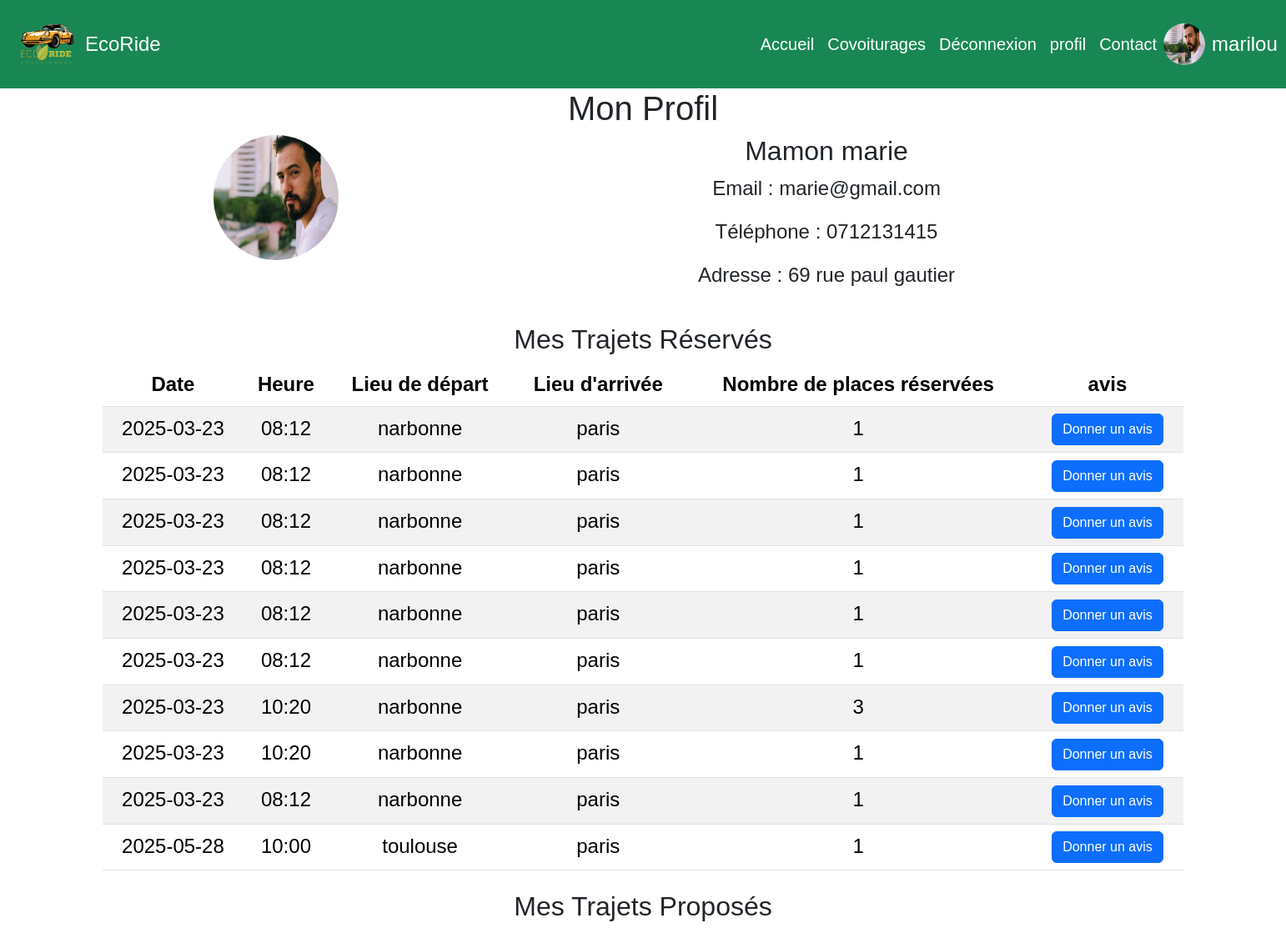
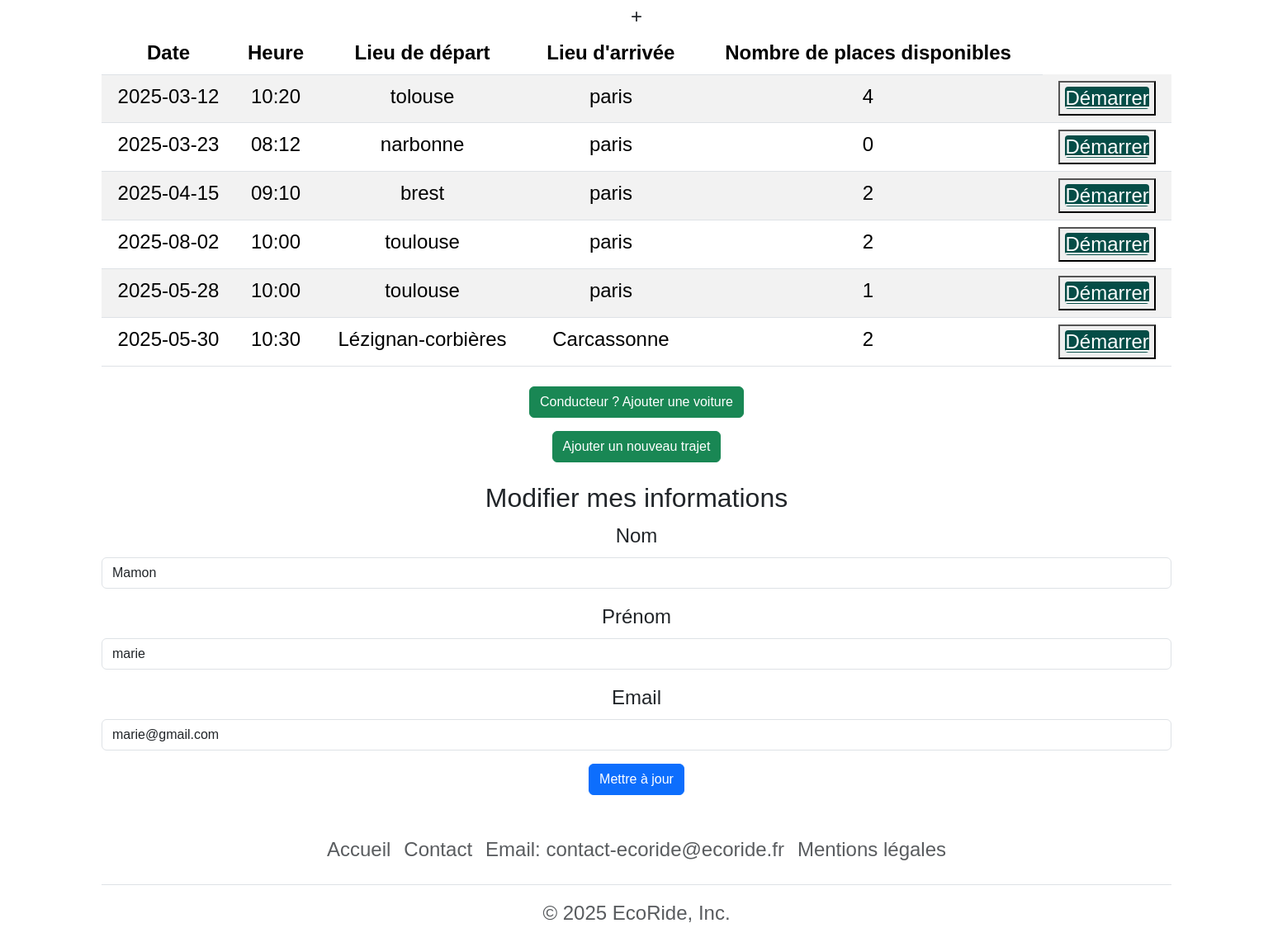
Screenshot of /profil.php (signed in) with the database file from the repository (2 pictures, top to bottom).
### tables this page shows
CREATE TABLE `covoiturage` (
  `Id_covoiturage` int(11) NOT NULL,
  `date_depart` date DEFAULT NULL,
  `heure_depart` varchar(50) DEFAULT NULL,
  `lieu_depart` varchar(50) DEFAULT NULL,
  `date_arrivee` date DEFAULT NULL,
  `heure_arrivee` varchar(50) DEFAULT NULL,
  `lieu_arrivee` varchar(50) DEFAULT NULL,
  `statut` varchar(50) DEFAULT NULL,
  `nb_place` int(11) DEFAULT NULL,
  `prix_personne` int(11) DEFAULT NULL,
  `Id_voiture` int(11) NOT NULL
);

### profil.php (the view, shortened to what this page needs)
<?php
include 'includes/connect.php';
include 'includes/header.php';
?>
<body>
    <h1>Mon Profil</h1>
    <div class="container">
        <div class="row">
            <div class="col-md-4">
                <img src="<?= $_SESSION['user']['photo'] ?>" alt="Photo de profil" class="img-fluid rounded-circle mb-3" style="width: 150px; height: 150px;">
            </div>
            <div class="col-md-8">
                <h2><?= $_SESSION['user']['nom'] ?> <?= $_SESSION['user']['prenom'] ?></h2>
                <p>Email : <?= $_SESSION['user']['email'] ?></p>
                <p>Téléphone : <?= $_SESSION['user']['telephone'] ?></p>
                <p>Adresse : <?= $_SESSION['user']['adresse'] ?></p>
            </div>
        </div>
    </div>
    <div class="container mt-4">
        <h2>Mes Trajets Réservés</h2>
        <table class="table table-striped">
            <thead>
                <tr>
                    <th>Date</th>
                    <th>Heure</th>
                    <th>Lieu de départ</th>
                    <th>Lieu d'arrivée</th>
                    <th>Nombre de places réservées </th>
                    <?php
                    $sql = "SELECT Id_role FROM role WHERE libelle = 'admin'";
                    $stmt = $conn->prepare($sql);
                    $stmt->execute();
                    $admin = $stmt->fetch(PDO::FETCH_ASSOC);
                    if ($admin) { ?>
                        <th> avis</th>
                    <?php } else { ?>
                        <a href="dashboard.php" class="btn btn-primary">accéder au dashboard </a>
                    <?php }
                    ?>
                </tr>
            </thead>
            <tbody>
                <?php
                $Id_utilisateur = $_SESSION['user']['Id_utilisateur'];
                $sql = "SELECT c.date_depart, c.heure_depart, c.lieu_depart, c.lieu_arrivee, r.places_reserves, c.Id_covoiturage, r.Id_utilisateur
                        FROM reservation AS r
                        JOIN covoiturage AS c ON r.Id_covoiturage = c.Id_covoiturage
                        WHERE r.Id_utilisateur = :Id_utilisateur";
                $stmt = $conn->prepare($sql);
                $stmt->bindValue(':Id_utilisateur', $Id_utilisateur);
                $stmt->execute();
                $reservations = $stmt->fetchAll(PDO::FETCH_ASSOC);
                foreach ($reservations as $reservation) { ?>
                    <tr>
                        <td><?= $reservation['date_depart'] ?> </td>
                        <td><?= $reservation['heure_depart'] ?> </td>
                        <td><?= $reservation['lieu_depart'] ?></td>
                        <td><?= $reservation['lieu_arrivee'] ?> </td>
                        <td><?= $reservation['places_reserves'] ?></td>
                        <td><a href="avis.php?Id_utilisateur=<?= $reservation['Id_utilisateur'] ?>" class="btn btn-primary">Donner un avis</a></td>
                    </tr>
                <?php }
                ?>
            </tbody>
        </table>
    </div>
    <div class=" container mt-4">
        <h2>Mes Trajets Proposés</h2>
        <table class="table table-striped">
            <thead>
                <tr>
                    <th>Date</th>
                    <th>Heure</th>
                    <th>Lieu de départ</th>
                    <th>Lieu d'arrivée</th>
                    <th>Nombre de places disponibles</th>
                </tr>
            </thead>
            <tbody>
                <?php
                $Id_utilisateur = $_SESSION['user']['Id_utilisateur'];
                $sql = "SELECT c.date_depart,c.heure_depart,c.lieu_depart,c.lieu_arrivee,c.nb_place,c.Id_covoiturage FROM covoiturage AS c
                    JOIN voiture v ON v.Id_marque = c.Id_voiture
                    JOIN utilisateur u ON u.Id_utilisateur = v.Id_utilisateur
                    WHERE u.Id_utilisateur = $Id_utilisateur";
                $stmt = $conn->prepare($sql);
                $stmt->execute();
                $trajets = $stmt->fetchAll(PDO::FETCH_ASSOC);
                foreach ($trajets as $trajet) { ?>
                    <tr>
                        <td> <?= $trajet['date_depart'] ?> </td>
                        <td> <?= $trajet['heure_depart'] ?> </td>
                        <td> <?= $trajet['lieu_depart'] ?> </td>
                        <td> <?= $trajet['lieu_arrivee'] ?> </td>
                        <td> <?= $trajet['nb_place'] ?> </td>
                        <td><button><a id="<?= $trajet['Id_covoiturage'] ?>" class="start_cov">Démarrer</a></button></td>
                    </tr>
                    <?php }
                    ?>+
            </tbody>
        </table>
    </div>
    <div class="container mt-4 display-flex justify-content-center align-items-center flex-wrap">
        <div>
            <h3>
                <a href="ajout_voiture.php" class="btn btn-success"> Conducteur ? Ajouter une voiture </a></p>
            </h3>
        </div>
        <div>
            <h3>
                <a href="ajout_covoiturage.php" class="btn btn-success"> Ajouter un nouveau trajet </a></p>
            </h3>
        </div>
    </div>
    <div class="container mt-4">
        <h2>Modifier mes informations</h2>
        <form action="modifier_profil.php" method="POST">
            <div class="mb-3">
                <label for="nom" class="form-label">Nom</label>
                <input type="text" class="form-control" id="nom" name="nom" value="<?= htmlspecialchars($_SESSION['user']['nom']) ?>" required>
            </div>
            <div class="mb-3">
                <label for="prenom" class="form-label">Prénom</label>
                <input type="text" class="form-control" id="prenom" name="prenom" value="<?= htmlspecialchars($_SESSION['user']['prenom']) ?>" required>
            </div>
            <div class="mb-3">
                <label for="email" class="form-label">Email</label>
                <input type="email" class="form-control" id="email" name="email" value="<?= htmlspecialchars($_SESSION['user']['email']) ?>" required>
            </div>
            <button type="submit" class="btn btn-primary">Mettre à jour</button>
        </form>
    </div>
</body>
</html>
<?php
require_once 'includes/footer.php';

### includes/header.php (shortened to what this page needs)
<!DOCTYPE html>
<html lang="fr">
<head>
    <link href="https://cdn.jsdelivr.net/npm/bootstrap@5.3.3/dist/css/bootstrap.min.css" rel="stylesheet">
    <link rel="stylesheet" href="https://cdn.jsdelivr.net/npm/bootstrap-icons@1.11.3/font/bootstrap-icons.min.css">
    <link rel="stylesheet" href="style.css">
</head>
<header class="navigation" id="navbar">
    <nav class="navbar navbar-expand-lg bg-success navbar-light">
        <div class="container-fluid bg">
            <a href="index.php"> <img src="images/logo.svg" alt="logo" width="90" height="90"></a>
            <a href="index.php" class="navbar-brand" href="index.php">EcoRide</a>
            <div class="collapse navbar-collapse" id="navbarTogglerDemo02">
                <ul class="navbar-nav me-auto mb-2 mb-lg-0">
                    <a class="nav-link" href="index.php">Accueil</a>
                    <li class="nav-item">
                        <a class="nav-link" href="recherche.php">Covoiturages</a>
                    </li>
                    <?php if (isset($_SESSION['user'])): ?>
                        <li class="nav-item">
                            <a class="nav-link" href="deconnexion.php">Déconnexion</a>
                        </li>
                    <?php else: ?>
                        <li class="nav-item">
                            <a class="nav-link" href="connexion.php">Connexion</a>
                        </li>
                    <?php endif; ?>
                    <?php if (isset($_SESSION['user'])): ?>
                        <li class="nav-item">
                            <a class="nav-link" href="profil.php">profil</a>
                        </li>
                    <?php else: ?>
                        <li class="nav-item">
                            <a class="nav-link" href="inscription.php">inscription</a>
                        </li>
                    <?php endif; ?>
                    <li class="nav-item">
                        <a class="nav-link" href="contact.php">Contact</a>
                    </li>
                </ul>
                <?php if (isset($_SESSION['user'])): ?>
                    <img src="<?= $_SESSION['user']['photo'] ?>" alt="Photo de profil" class="rounded-circle" width="50" height="50">
                    <span class="navbar-text text-white ms-2"><?= $_SESSION['user']['pseudo'] ?></span>
                <?php endif; ?>
            </div>
        </div>
    </nav>
</header>

### includes/footer.php (shortened to what this page needs)
<div class="container">
    <footer class="py-3 my-4">
        <ul class="nav justify-content-center border-bottom pb-3 mb-3">
            <li class="nav-item"><a href="index.php" class="nav-link px-2 text-body-secondary">
                    <font style="vertical-align: inherit;">
                        <font style="vertical-align: inherit;">Accueil</font>
                    </font>
            <li class="nav-item"><a href="contact.php" class="nav-link px-2 text-body-secondary">
                    <font style="vertical-align: inherit;">
                        <font style="vertical-align: inherit;">Contact</font>
                    </font>
                </a></li>
            <li class="nav-item"><a href="#" class="nav-link px-2 text-body-secondary">
                    <font style="vertical-align: inherit;">
                        <font style="vertical-align: inherit;">Email: contact-ecoride@ecoride.fr</font>
                    </font>
                </a></li>
            <li class="nav-item"><a href="mentions_legales.php" class="nav-link px-2 text-body-secondary">
                    <font style="vertical-align: inherit;">
                        <font style="vertical-align: inherit;">Mentions légales
                        </font>
                </a></li>
        </ul>
        <p class="text-center text-body-secondary">
            <font style="vertical-align: inherit;">
                <font style="vertical-align: inherit;">© 2025 EcoRide, Inc.</font>
            </font>
        </p>
    </footer>
</div>
</body>
</html>

### style.css (style rules this page uses)
body { text-align: center; font-size: 1.5rem; font-family:Arial, Helvetica, sans-serif; }
.navbar-brand { font-size: 1.5rem; color: white; }
#navbarTogglerDemo02 { margin-left: 695px; }
#navbarTogglerDemo02 a { color: white; font-size: 20px; }
#navbar { background-color: #115441; }
.start_cov { background-color: #054d47; color: white; border-radius: 4px; }

### rows the page displays
covoiturage: date_depart "2025-03-12", heure_depart "10:20", lieu_depart "tolouse", lieu_arrivee "paris", nb_place "4"
covoiturage: date_depart "2025-03-23", heure_depart "08:12", lieu_depart "narbonne", lieu_arrivee "paris", nb_place "0"
covoiturage: date_depart "2025-04-15", heure_depart "09:10", lieu_depart "brest", lieu_arrivee "paris", nb_place "2"
covoiturage: date_depart "2025-08-02", heure_depart "10:00", lieu_depart "toulouse", lieu_arrivee "paris", nb_place "2"
covoiturage: date_depart "2025-05-28", heure_depart "10:00", lieu_depart "toulouse", lieu_arrivee "paris", nb_place "1"
covoiturage: date_depart "2025-05-30", heure_depart "10:30", lieu_depart "Lézignan-corbières", lieu_arrivee "Carcassonne", nb_place "2"

### other values shown
$_SESSION['user']['pseudo'] "marilou"
$_SESSION['user']['nom'] "Mamon"
$_SESSION['user']['prenom'] "marie"
$_SESSION['user']['email'] "marie@gmail.com"
$_SESSION['user']['telephone'] "0712131415"
$_SESSION['user']['adresse'] "69 rue paul gautier"
$reservation['date_depart'] "2025-03-23"
$reservation['heure_depart'] "08:12"
$reservation['lieu_depart'] "narbonne"
$reservation['lieu_arrivee'] "paris"
$reservation['places_reserves'] "1"
$reservation['heure_depart'] "10:20"
$reservation['places_reserves'] "3"
$reservation['date_depart'] "2025-05-28"
$reservation['heure_depart'] "10:00"
